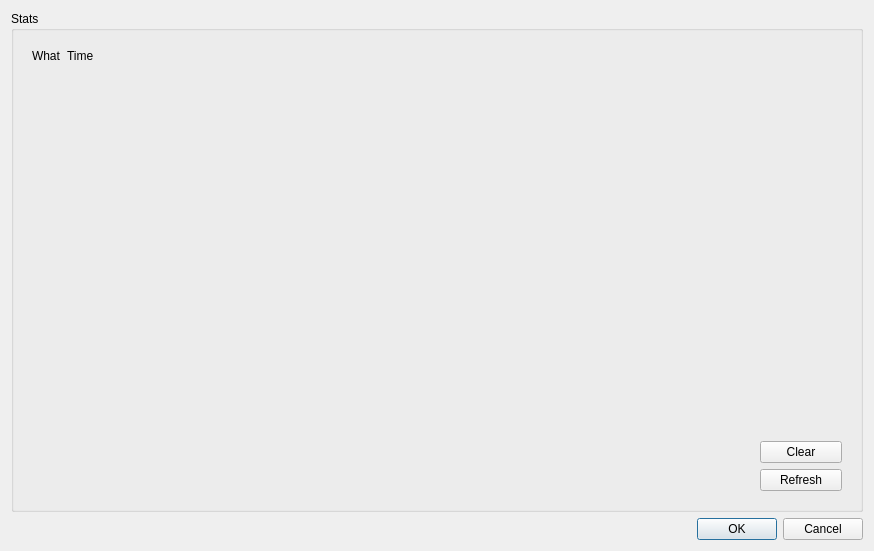
<?xml version="1.0" encoding="UTF-8"?>
<ui version="4.0">
 <class>Form_DebugStats</class>
 <widget class="QDialog" name="Form_DebugStats">
  <property name="geometry">
   <rect>
    <x>0</x>
    <y>0</y>
    <width>874</width>
    <height>551</height>
   </rect>
  </property>
  <property name="windowTitle">
   <string>Dialog</string>
  </property>
  <layout class="QVBoxLayout" name="verticalLayout">
   <item>
    <widget class="QGroupBox" name="groupBox">
     <property name="title">
      <string>Stats</string>
     </property>
     <layout class="QHBoxLayout" name="horizontalLayout">
      <item>
       <widget class="QWidget" name="widget_2" native="true">
        <layout class="QFormLayout" name="formLayout">
         <item row="0" column="0">
          <widget class="QLabel" name="label_4">
           <property name="text">
            <string>What</string>
           </property>
          </widget>
         </item>
         <item row="0" column="1">
          <widget class="QLabel" name="labeltitle">
           <property name="text">
            <string>Time</string>
           </property>
          </widget>
         </item>
        </layout>
       </widget>
      </item>
      <item>
       <widget class="QWidget" name="widget" native="true">
        <property name="maximumSize">
         <size>
          <width>100</width>
          <height>16777215</height>
         </size>
        </property>
        <layout class="QVBoxLayout" name="verticalLayout_2">
         <item>
          <spacer name="verticalSpacer">
           <property name="orientation">
            <enum>Qt::Vertical</enum>
           </property>
           <property name="sizeHint" stdset="0">
            <size>
             <width>20</width>
             <height>40</height>
            </size>
           </property>
          </spacer>
         </item>
         <item>
          <widget class="QPushButton" name="pushButton">
           <property name="text">
            <string>Clear</string>
           </property>
          </widget>
         </item>
         <item>
          <widget class="QPushButton" name="Refresh_pushButton">
           <property name="text">
            <string>Refresh</string>
           </property>
          </widget>
         </item>
        </layout>
       </widget>
      </item>
     </layout>
    </widget>
   </item>
   <item>
    <widget class="QDialogButtonBox" name="buttonBox">
     <property name="orientation">
      <enum>Qt::Horizontal</enum>
     </property>
     <property name="standardButtons">
      <set>QDialogButtonBox::Cancel|QDialogButtonBox::Ok</set>
     </property>
    </widget>
   </item>
  </layout>
 </widget>
 <resources/>
 <connections>
  <connection>
   <sender>buttonBox</sender>
   <signal>accepted()</signal>
   <receiver>Form_DebugStats</receiver>
   <slot>accept()</slot>
   <hints>
    <hint type="sourcelabel">
     <x>248</x>
     <y>254</y>
    </hint>
    <hint type="destinationlabel">
     <x>157</x>
     <y>274</y>
    </hint>
   </hints>
  </connection>
  <connection>
   <sender>buttonBox</sender>
   <signal>rejected()</signal>
   <receiver>Form_DebugStats</receiver>
   <slot>reject()</slot>
   <hints>
    <hint type="sourcelabel">
     <x>316</x>
     <y>260</y>
    </hint>
    <hint type="destinationlabel">
     <x>286</x>
     <y>274</y>
    </hint>
   </hints>
  </connection>
 </connections>
</ui>
